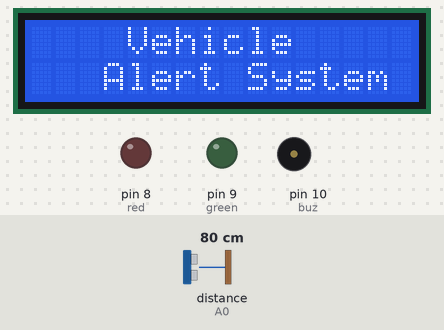
Bench run of a sketch on a simulated Arduino Uno, built with avr-gcc and run on an emulated ATmega328P. On the bench: 16×2 character LCD, output pins drawn as LEDs (lit = HIGH), buzzer (waves = sounding). Wiring (inferred from the names in the program): ultrasonic range finder: trigger A1; echo A0. Inputs (shaded band) come from the test bench; at power-on: distance to the obstacle (sensor on A0) 80 cm. The echo pulse lasts 58.3 µs per cm; pins used as bus, display or sensor lines are not drawn; what the sketch prints to the serial monitor is not drawn.

Above: at 1.1 s.
At 5.2 s:
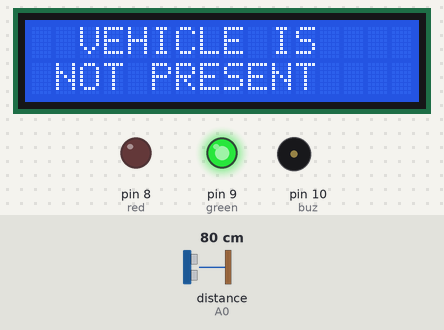
5.3 s: distance to the obstacle (sensor on A0) set to 32 cm
6.8 s: distance to the obstacle (sensor on A0) set to 28 cm
At 7.49 s:
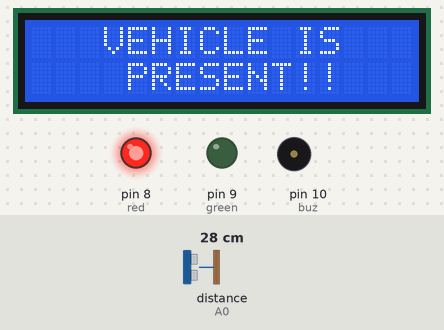
Timing chart, 0 to 15.3 s (numbered marks = the images above; inputs shaded):
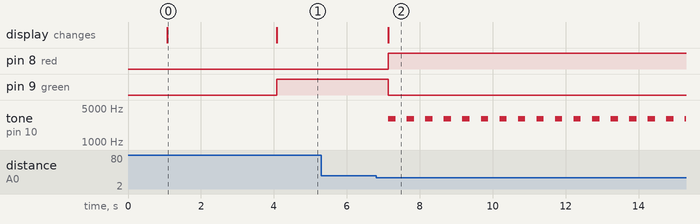

The sketch:

vehicle_detection.ino
```cpp
#include<LiquidCrystal.h>
LiquidCrystal lcd(2,3,4,5,6,7);

#define echo A0
#define trigger A1
#define buz 10
#define green 9
#define red 8

float distance = 0;
float time = 0;
 int range = 30;

 const unsigned int BEEP_FREQUENCY = 3000;
 void ultrasonicRead();

void setup() {
  Serial.begin(9600);

  pinMode(trigger, OUTPUT);
  pinMode(echo, INPUT);
  pinMode(green, OUTPUT);
  pinMode(red, OUTPUT);
  pinMode(buz, OUTPUT);

 lcd.begin(16,2);
  lcd.clear();
  lcd.setCursor(4,0);
  lcd.print("PARVAT");
  delay(1000);
  lcd.clear();
  lcd.setCursor(3,0);
  lcd.print(" Vehicle ");
  lcd.setCursor(2,1);
  lcd.print(" Alert System ");
  delay(3000);
  lcd.clear();

}

void loop() {
  ultrasonicRead();
  if(distance<range){
  digitalWrite(red, 1);
  digitalWrite(green, 0);

  lcd.clear();
  lcd.setCursor(2,0);
  lcd.print(" VEHICLE IS ");
  lcd.setCursor(3,1);
  lcd.print(" PRESENT!! ");
  tone(buz, BEEP_FREQUENCY, 200);


  } // range = fixed obstacle distance
else {
  digitalWrite(red, 0);
  digitalWrite(green, 1);
   lcd.clear();
  lcd.setCursor(2,0);
  lcd.print("VEHICLE IS");
  lcd.setCursor(1,1);
  lcd.print("NOT PRESENT");


}
  Serial.println("distance  = ");
  Serial.println(distance);
  delay(500);
 }

void ultrasonicRead(){
digitalWrite(trigger, LOW);
delayMicroseconds(2);
digitalWrite(trigger, HIGH);
delayMicroseconds(2);
digitalWrite(trigger, LOW);

long time = pulseIn(echo, HIGH);
distance = time / 28.5 / 2;
}
```

Measured:
- the behaviour switches between 30 and 29 cm on distance to the obstacle (sensor on A0) (found by bisection; images 1 and 2)
- after the input at 5.3 s, every drawn part: stays the same
- after the input at 6.8 s, pin 8 (red): LOW → HIGH after 0.33 s; pin 9 (green): HIGH → LOW after 0.33 s; tone on pin 10 (buz): alternates 3000 Hz for 0.20 s and silent for 0.31 s, starting after 0.34 s; the display: changes after 0.34 s (image 2)
- what the display in image 0 shows lasts 3.0 s, from 1.1 s to 4.1 s
